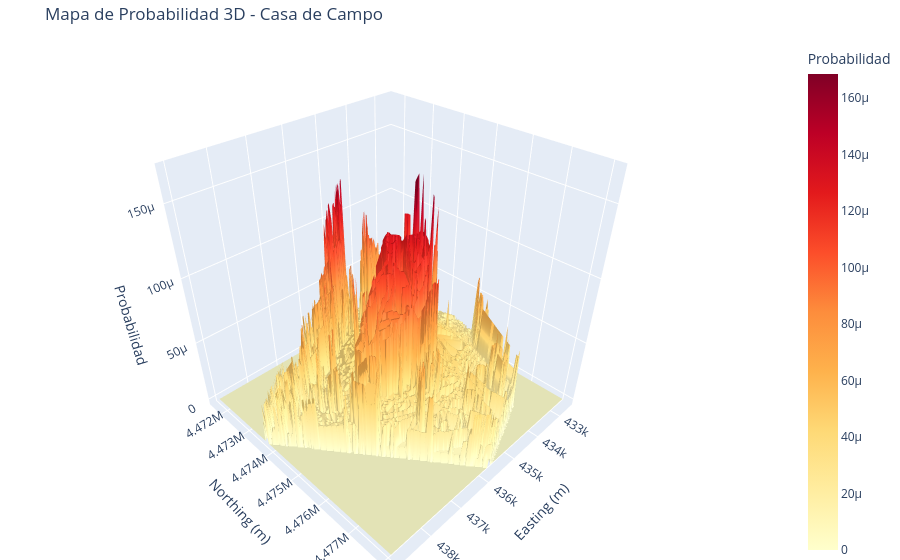

Notebook cell for this chart:
### Markdown cell above
## 6. Visualización de Densidad de Probabilidad (3D)
Para comprender la topología matemática que procesarán los algoritmos de los drones, renderizamos la matriz de calor como una superficie 3D interactiva, donde la altura (Eje Z) representa la densidad de probabilidad (MAP).

### Code cell
import os
import numpy as np
import plotly.graph_objects as go
from sarenv import DatasetLoader, get_logger

log = get_logger()

def visualizar_3d_resultados():
    output_dir = "TFM_JC/resultados/casa_de_campo"
    loader = DatasetLoader(dataset_directory=output_dir)
    item = loader.load_environment("large")
    
    if not item: return

    minx, miny, maxx, maxy = item.bounds
    x = np.linspace(minx, maxx, item.heatmap.shape[1])
    y = np.linspace(miny, maxy, item.heatmap.shape[0])

    fig = go.Figure(data=[go.Surface(
        x=x, y=y, z=item.heatmap,
        colorscale='YlOrRd',
        colorbar=dict(title='Probabilidad')
    )])

    fig.update_layout(
        title='Mapa de Probabilidad 3D - Casa de Campo',
        scene=dict(
            xaxis_title='Easting (m)',
            yaxis_title='Northing (m)',
            zaxis_title='Probabilidad'
        ),
        margin=dict(l=0, r=0, b=0, t=40)
    )
    
    path_html = os.path.join(output_dir, "casa_de_campo_3d_interactivo.html")
    fig.write_html(path_html)
    
    fig.show()

visualizar_3d_resultados()

### Figure 1 — Plotly figure (JSON) as saved in the notebook; plotly's stock layout.template omitted (floating-point values rounded to 4 significant figures; data arrays with more than 128 entries replaced by an {"elided": "..."} marker saying what was removed)
{"data": [{"colorbar": {"title": {"text": "Probabilidad"}}, "colorscale": [[0, "rgb(255,255,204)"], [0.125, "rgb(255,237,160)"], [0.25, "rgb(254,217,118)"], [0.375, "rgb(254,178,76)"], [0.5, "rgb(253,141,60)"], [0.625, "rgb(252,78,42)"], [0.75, "rgb(227,26,28)"], [0.875, "rgb(189,0,38)"], [1, "rgb(128,0,38)"]], "type": "surface", "x": {"elided": "240 float values"}, "y": {"elided": "229 float values"}, "z": {"elided": "229x240 float values"}}], "layout": {"margin": {"b": 0, "l": 0, "r": 0, "t": 40}, "scene": {"xaxis": {"title": {"text": "Easting (m)"}}, "yaxis": {"title": {"text": "Northing (m)"}}, "zaxis": {"title": {"text": "Probabilidad"}}}, "title": {"text": "Mapa de Probabilidad 3D - Casa de Campo"}}}
